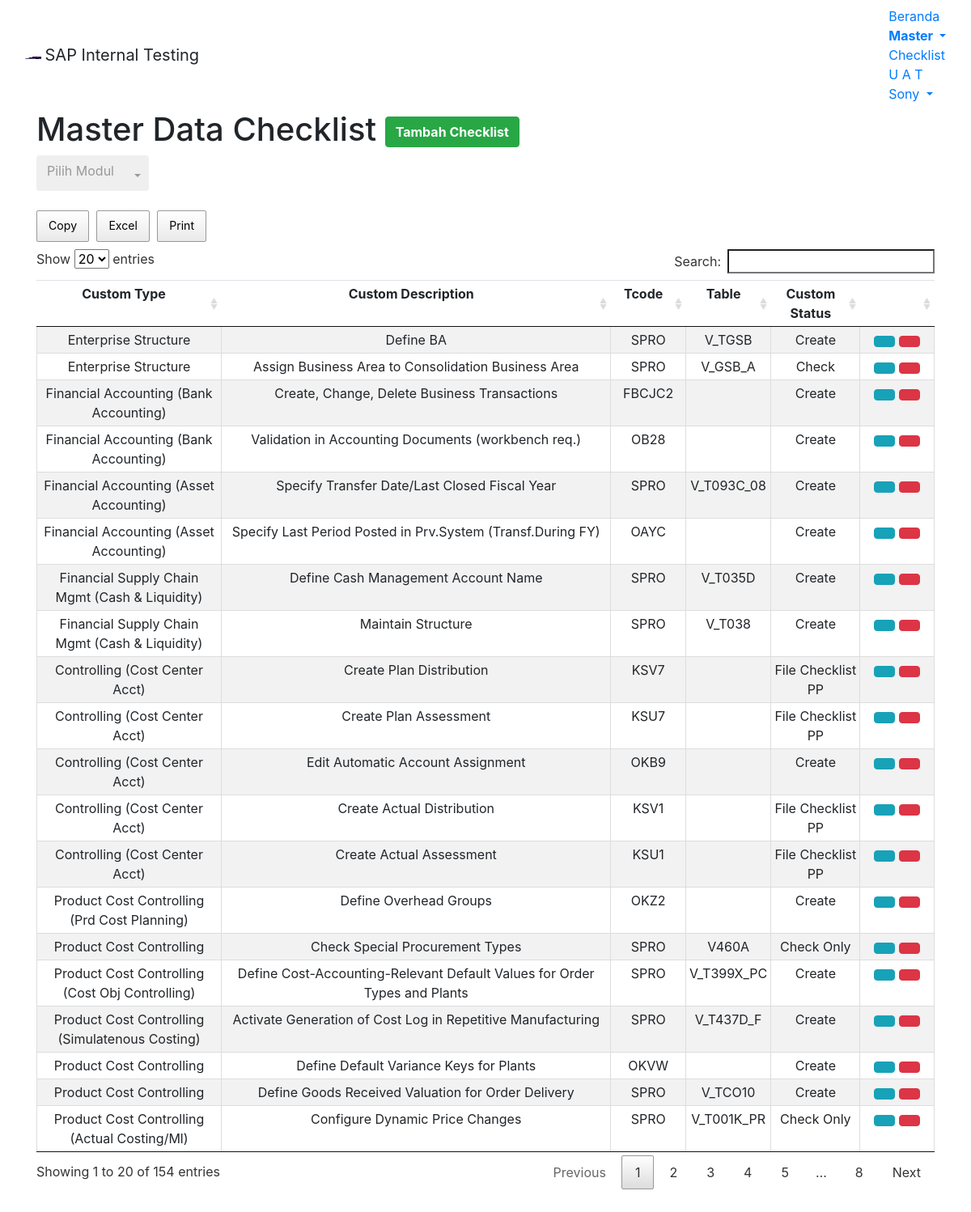
The page /module/home/m-check.php (signed in) on the database its author committed.
### tables this page shows
CREATE TABLE `m_check` (
  `c_id` int(11) NOT NULL,
  `ctype` varchar(255) NOT NULL,
  `ctypedesc` varchar(255) NOT NULL,
  `ctcode` varchar(255) NOT NULL,
  `ctable` varchar(255) NOT NULL,
  `cstat` varchar(255) NOT NULL,
  `cmodul` varchar(255) DEFAULT NULL,
  `chg_by` varchar(255) DEFAULT NULL,
  `chg_date` datetime DEFAULT NULL
);

### module/home/m-check.php (the view, shortened to what this page needs)
<!DOCTYPE html>
<?php
	$root = "../../";
?>
 <html lang="en-US">
<head>
<link href="<?php echo $root; ?>assets/css/bootstrap.min.css" rel="stylesheet">
<link href="<?php echo $root; ?>assets/datatables/media/css/jquery.dataTables.min.css" rel="stylesheet">
<link href="<?php echo $root; ?>assets/datatables/media/css/buttons.dataTables.min.css" rel="stylesheet">
<link href="<?php echo $root; ?>assets/bs-select/css/bootstrap-select.min.css" rel="stylesheet">
<link href="<?php echo $root; ?>assets/bs-select/css/bootstrap-select.min.css" rel="stylesheet">
<body>
	<nav class="navbar navbar-default">
	  <div class="container-fluid">
		<div class="navbar-header">
		  <img alt="Samator" class="navbar-text" src="<?php echo $root; ?>assets/images/s-logo.png" width="20" height="20">
		  <a class="navbar-brand">SAP Internal Testing</a>
		</div>
		<ul class="nav navbar-nav navbar-right">
			<li><a href="<?php echo $root; ?>module/home/home.php">Beranda</a></li>
			<li class="dropdown active">
				<a class="dropdown-toggle" data-toggle="dropdown" href="#"><b>Master
				<span class="caret"></span></b></a>
			</li>
			<li><a href="<?php echo $root; ?>module/home/checklist.php">Checklist</a></li>
			<li><a href="<?php echo $root; ?>module/home/uat.php">U A T</a></li>
			<li class="dropdown">
				<a class="dropdown-toggle" data-toggle="dropdown" href="#"><span class="glyphicon glyphicon-user" aria-hidden="true"></span>
				<?php echo $_SESSION["longname"]; ?>
				<span class="caret"></span></a>
			</li>
		</ul>
	  </div>
	</nav>
	<div class="container container-fluid">
		<h1>Master Data Checklist
			<button type="button" class="btn btn-success pull-right" data-toggle="modal" data-target="#modalAddCheck"><span class="glyphicon glyphicon-plus"></span> <b>Tambah Checklist</b></button>
		</h1>
	</div>
	<div class="container container-fluid">
	</div><br>
	<div class="container container-fluid">
		<table id="tableMCheck" class="table table-hover text-center table-striped compact cell-border">
			<thead>
				<tr>
					<td><b>Custom Type</b></td>
					<td><b>Custom Description</b></td>
					<td><b>Tcode</b></td>
					<td><b>Table</b></td>
					<td><b>Custom Status</b></td>
					<td class="col-md-1"></td>
				</tr>
			</thead>
			<tbody data-link="row">
			<?php
				$con = mysqli_connect("localhost","root","","saptest");
				if ($_SESSION['modul']=="ABAP" || $_SESSION['modul']=="BASIS")
				{
					$query = "SELECT * FROM m_check";
				}
				else
				{
					$query = "SELECT * FROM m_check WHERE cmodul='$_SESSION[modul]'";
				}
				$result = mysqli_query($con,$query);
				while($row = mysqli_fetch_array($result,MYSQLI_ASSOC))
				{
					echo "<tr>";
						echo "<td style:'border=1px solid black'>".$row['ctype']."</td>";
						echo "<td style:'border=1px solid black'>".$row['ctypedesc']."</td>";
						echo "<td style:'border=1px solid black' class='col-md-1 col-lg-1'>".$row['ctcode']."</td>";
						echo "<td style:'border=1px solid black' class='col-md-1 col-lg-1'>".$row['ctable']."</td>";
						echo "<td style:'border=1px solid black'>".$row['cstat']."</td>";
			?>
							<td><a type='button' class='btn btn-info btn-xs' data-toggle='modal' href="#modalEditCheck<?php echo $row['c_id']; ?>"><span class='glyphicon glyphicon-pencil'></span></a>
							<a type='button' class='btn btn-danger btn-xs' data-toggle='modal' href="#modalDelCheck<?php echo $row['c_id']; ?>"><span class='glyphicon glyphicon-trash'></span></a></td>
			<?php
					echo "</tr>";
				}
			?>
			</tbody>
		</table>
	</div>
	<br /><br />
</body>

### rows shown on the page
m_check: ctype "Enterprise Structure", ctypedesc "Define BA", ctcode "SPRO", ctable "V_TGSB", cstat "Create"
m_check: ctype "Enterprise Structure", ctypedesc "Assign Business Area to Consolidation Business Area", ctcode "SPRO", ctable "V_GSB_A", cstat "Check"
m_check: ctype "Financial Accounting (Bank Accounting)", ctypedesc "Create, Change, Delete Business Transactions", ctcode "FBCJC2", cstat "Create"
m_check: ctype "Financial Accounting (Bank Accounting)", ctypedesc "Validation in Accounting Documents (workbench req.)", ctcode "OB28", cstat "Create"
m_check: ctype "Financial Accounting (Asset Accounting)", ctypedesc "Specify Transfer Date/Last Closed Fiscal Year", ctcode "SPRO", ctable "V_T093C_08", cstat "Create"
m_check: ctype "Financial Accounting (Asset Accounting)", ctypedesc "Specify Last Period Posted in Prv.System (Transf.During FY)", ctcode "OAYC", cstat "Create"
m_check: ctype "Financial Supply Chain Mgmt (Cash & Liquidity)", ctypedesc "Define Cash Management Account Name", ctcode "SPRO", ctable "V_T035D", cstat "Create"

### other values the page prints
$_SESSION["longname"] "Sony"
